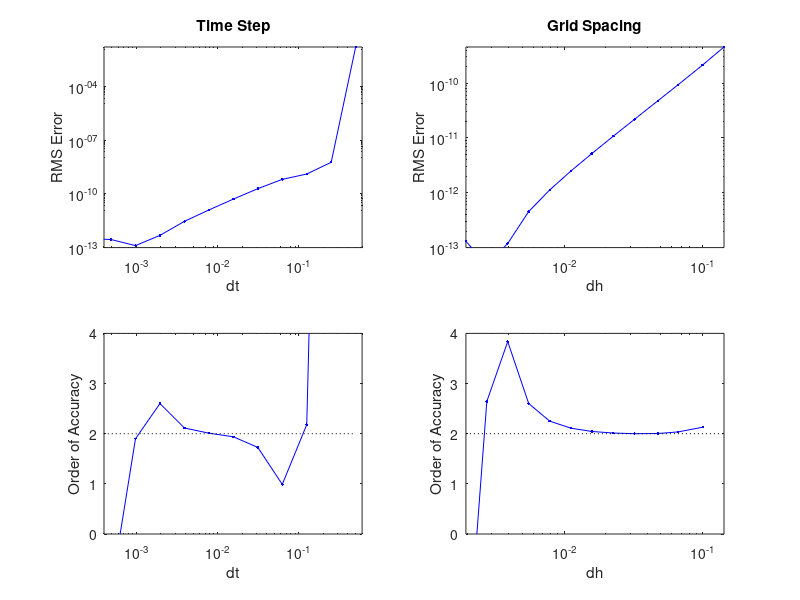

Write MATLAB code to recreate this figure.
clear;

data = load('OVS_ADI_dt_new256_2.dat','-ascii');

dt  = data(:,1);
rms = data(:,2);

subplot(2,2,1);
h1 = loglog(dt,rms,'b.-');
xlabel('dt');
ylabel('RMS Error');
xlim([0.0004 0.6]);
ylim([10^-13 max(rms)])
set(gca,'XTick',[0.0001 0.001 0.01 0.1 1]);
set(gca,'YTick',[10^-13 10^-10 10^-7 10^-4]);
title('Time Step');

subplot(2,2,3);
p = (log(rms(2:end)) - log(rms(1:end-1)))./(log(dt(2:end)) - log(dt(1:end-1)));
% p = real(log((rms(3:end) - rms(2:end-1))./(rms(2:end-1) - rms(1:end-2))))/...
%     log(dt(2)/dt(1));
h3 = semilogx(dt(2:1+length(p)),p,'b.-');
xlabel('dt');
ylabel('Order of Accuracy');
xlim([0.0004 0.6]);
set(gca,'XTick',[ 0.0001 0.001 0.01 0.1 1]);
ylim([0 4]);
line([min(dt) max(dt)],[2 2],'Color','black','LineStyle',':');

data = load('OVS_ADI_dh_new_root2.dat','-ascii');

dh = 1./(data(:,1) - 1);
rms = data(:,2);

subplot(2,2,2);
h2 = loglog(dh,rms,'b.-');
xlabel('dh');
ylabel('RMS Error');
xlim([min(dh) max(dh)]);
ylim([1e-13 max(rms)])
set(gca,'YTick',[1e-13 1e-12 1e-11 1e-10]);
title('Grid Spacing');
set(gca,'XTick',[0.01 0.1]);

subplot(2,2,4);
p = (log(rms(2:end)) - log(rms(1:end-1)))./(log(dh(2:end)) - log(dh(1:end-1)));
% p = real(log((rms(3:end) - rms(2:end-1))./(rms(2:end-1) - rms(1:end-2))))/...
%     log(dh(2)/dh(1));
h4 = semilogx(dh(2:1+length(p)),p,'b.-');
xlabel('dh');
ylabel('Order of Accuracy');
xlim([min(dh) max(dh)]);
ylim([0 4]);
line([min(dh) max(dh)],[2 2],'Color','black','LineStyle',':');
set(gca,'XTick',[0.01 0.1]);
